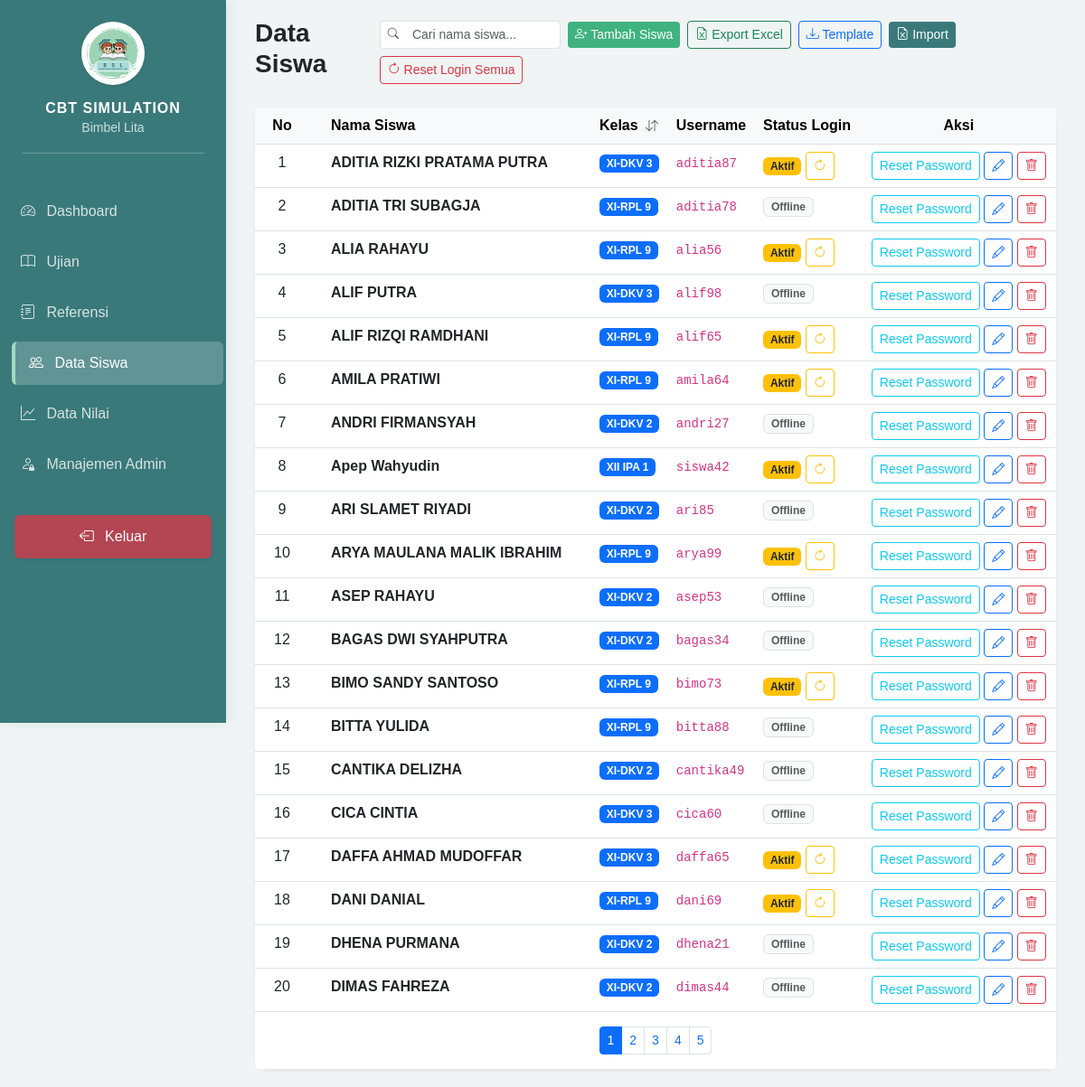
/admin/dashboard.php?page=students (signed in), run on an earlier commit of the app's database.
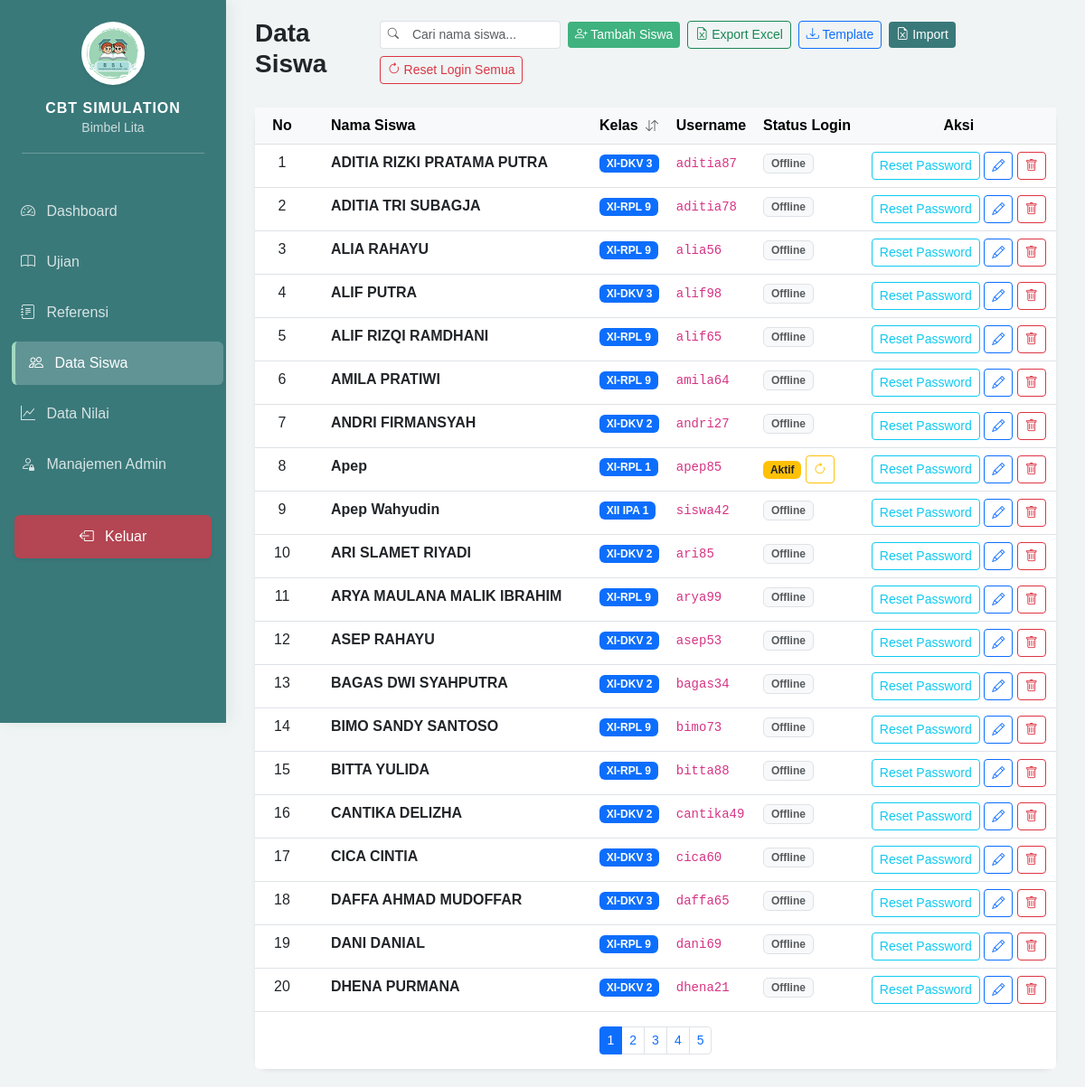
And on a later commit of the database.
### tables this page shows
CREATE TABLE `students` (
  `id` int NOT NULL,
  `username` varchar(50) NOT NULL,
  `password` varchar(255) NOT NULL,
  `full_name` varchar(100) DEFAULT NULL,
  `class` varchar(50) DEFAULT NULL,
  `is_logged_in` tinyint(1) DEFAULT '0',
  `last_login` datetime DEFAULT NULL,
  `created_at` timestamp NULL DEFAULT CURRENT_TIMESTAMP
);

### admin/modules/students/index.php (the view, shortened to what this page needs)
<?php
require_once '../config/database.php';
$stmt = $pdo->query("SELECT * FROM students ORDER BY full_name ASC");
$students = $stmt->fetchAll();
$nomor = 0;
?>
<div class="d-flex justify-content-between align-items-center mb-4">
    <h3 class="fw-bold">Data Siswa</h3>
    <div class="d-flex gap-2 align-items-center flex-wrap">
        <div class="input-group input-group-sm" style="width: 200px;">
            <span class="input-group-text bg-white border-end-0"><i class="bi bi-search text-muted small"></i></span>
            <input type="text" id="searchInput" class="form-control form-control-sm border-start-0" placeholder="Cari nama siswa...">
        </div>
        <button class="btn btn-sm btn-success" data-bs-toggle="modal" data-bs-target="#addSingleModal">
            <i class="bi bi-person-plus"></i> Tambah Siswa
        </button>
        <a href="modules/students/export.php" class="btn btn-sm btn-outline-success">
            <i class="bi bi-file-earmark-excel"></i> Export Excel
        </a>
        <button class="btn btn-sm btn-outline-primary" onclick="location.href='modules/students/download_template.php'">
            <i class="bi bi-download"></i> Template
        </button>
        <button class="btn btn-sm btn-primary" data-bs-toggle="modal" data-bs-target="#importModal">
            <i class="bi bi-file-earmark-excel"></i> Import
        </button>
        <a href="modules/students/process.php?action=reset_all_login" class="btn btn-sm btn-outline-danger"
           onclick="return confirm('Reset status login SEMUA siswa? Semua sesi aktif siswa akan diakhiri.')">
            <i class="bi bi-arrow-clockwise"></i> Reset Login Semua
        </a>
    </div>
</div>
<div class="card border-0 shadow-sm">
    <div class="card-body p-0">
        <div class="table-responsive">
            <table class="table table-hover mb-0" id="studentTable">
                <thead class="table-light">
                    <tr>
                        <th style="width: 60px;" class="text-center">No</th>
                        <th class="px-4">Nama Siswa</th>
                        <th style="cursor: pointer;" id="sortClass">
                            Kelas <i class="bi bi-arrow-down-up ms-1 small text-muted"></i>
                        </th>
                        <th>Username</th>
                        <th>Status Login</th>
                        <th class="text-center">Aksi</th>
                    </tr>
                </thead>
                <tbody id="tableBody">
                    <?php foreach ($students as $s): $nomor++; ?>
                    <tr class="student-row">
                        <td class="text-center nomor-urut"><?= $nomor ?></td>
                        <td class="px-4 fw-bold student-name"><?= htmlspecialchars($s['full_name']) ?></td>
                        <td><span class="badge bg-primary student-class"><?= htmlspecialchars($s['class'] ?? '-') ?></span></td>
                        <td><code><?= htmlspecialchars($s['username']) ?></code></td>
                        <td>
                            <?php if ($s['is_logged_in']): ?>
                                <span class="badge bg-warning text-dark">Aktif</span>
                                <a onclick="return confirm('Reset login siswa ini?')" href="modules/students/process.php?action=reset_login&id=<?= $s['id'] ?>" class="btn btn-sm btn-outline-warning" title="Reset Login Session">
                                    <i class="bi bi-arrow-clockwise"></i>
                                </a>
                            <?php else: ?>
                                <span class="badge bg-light text-muted border">Offline</span>
                            <?php endif; ?>
                        </td>
                        <td class="text-center">
                            <a href="modules/students/process.php?action=reset_password&id=<?= $s['id'] ?>" class="btn btn-sm btn-outline-info" title="Reset Password ke 123456" onclick="return confirm('Reset password siswa ini menjadi 123456?')">
                                Reset Password
                            </a>
                            <button class="btn btn-sm btn-outline-primary edit-btn"
                                    data-id="<?= $s['id'] ?>"
                                    data-name="<?= htmlspecialchars($s['full_name']) ?>"
                                    data-class="<?= htmlspecialchars($s['class'] ?? '') ?>"
                                    data-bs-toggle="modal"
                                    data-bs-target="#editModal"
                                    title="Edit Data">
                                <i class="bi bi-pencil"></i>
                            </button>
                            <a href="modules/students/process.php?action=delete&id=<?= $s['id'] ?>" class="btn btn-sm btn-outline-danger" onclick="return confirm('Hapus siswa ini?')">
                                <i class="bi bi-trash"></i>
                            </a>
                        </td>
                    </tr>
                    <?php endforeach; ?>
                </tbody>
            </table>
        </div>
    </div>
    <div class="card-footer bg-white border-0 py-3">
        <nav>
            <ul class="pagination pagination-sm justify-content-center mb-0" id="paginationControls"></ul>
        </nav>
    </div>
</div>

### includes/header.php (shortened to what this page needs)
<!DOCTYPE html>
<html lang="id">
<head>
    <link href="https://cdn.jsdelivr.net/npm/bootstrap@5.3.0/dist/css/bootstrap.min.css" rel="stylesheet">
    <link rel="stylesheet" href="https://cdn.jsdelivr.net/npm/bootstrap-icons@1.11.0/font/bootstrap-icons.css">
</head>
<body>
<div class="sidebar" id="sidebar">
    <div class="p-4 text-center">
        <img src="../assets/img/logo-bimbel.png" alt="Logo" class="rounded-circle bg-white p-1 mb-3 shadow-sm" style="width: 70px; height: 70px; object-fit: contain;">
        <h6 class="fw-bold mb-0" style="letter-spacing: 1px;">CBT SIMULATION</h6>
        <small class="opacity-75">Bimbel Lita</small>
        <hr class="bg-white opacity-25 mt-3">
    </div>
    <ul class="nav flex-column px-2">
        <li class="nav-item">
            <a href="dashboard.php" class="nav-link mb-2 rounded <?= !isset($_GET['page']) ? 'active' : '' ?>">
                <i class="bi bi-speedometer2 me-2"></i> Dashboard
            </a>
        </li>
        <li class="nav-item">
            <a href="dashboard.php?page=exams" class="nav-link mb-2 rounded <?= ($_GET['page'] ?? '') == 'exams' ? 'active' : '' ?>">
                <i class="bi bi-book me-2"></i> Ujian
            </a>
        </li>
        <li class="nav-item">
            <a href="dashboard.php?page=references" class="nav-link mb-2 rounded <?= ($_GET['page'] ?? '') == 'references' ? 'active' : '' ?>">
                <i class="bi bi-journal-text me-2"></i> Referensi
            </a>
        </li>
        <li class="nav-item">
            <a href="dashboard.php?page=students" class="nav-link mb-2 rounded <?= ($_GET['page'] ?? '') == 'students' ? 'active' : '' ?>">
                <i class="bi bi-people me-2"></i> Data Siswa
            </a>
        </li>
        <li class="nav-item">
            <a href="dashboard.php?page=scores" class="nav-link mb-2 rounded <?= ($_GET['page'] ?? '') == 'scores' ? 'active' : '' ?>">
                <i class="bi bi-graph-up me-2"></i> Data Nilai
            </a>
        </li>
        <li class="nav-item">
            <a href="dashboard.php?page=admins" class="nav-link mb-2 rounded <?= ($_GET['page'] ?? '') == 'admins' ? 'active' : '' ?>">
                <i class="bi bi-person-lock me-2"></i> Manajemen Admin
            </a>
        </li>
        <li class="nav-item mt-4">
            <a href="../logout.php" class="nav-link mb-2 rounded text-white bg-danger bg-opacity-75 mx-2 text-center shadow-sm">
                <i class="bi bi-box-arrow-left me-2"></i> Keluar
            </a>
        </li>
    </ul>
</div>
<div class="main-content">

### admin/dashboard.php (shortened to what this page needs)
<?php
require_once '../config/database.php';
include '../includes/header.php';
$page = $_GET['page'] ?? 'main';
?>
<div class="container-fluid">
    <?php
    switch ($page) {
        case 'students':
            include 'modules/students/index.php';
            break;
            ?>
            <?php
    }
    ?>
</div>
<?php include '../includes/footer.php'; ?>

### includes/footer.php (shortened to what this page needs)
</div> <script src="https://code.jquery.com/jquery-3.7.0.min.js"></script>
    <link href="https://cdn.jsdelivr.net/npm/quill@2.0.3/dist/quill.snow.css" rel="stylesheet">
</body>
</html>

### includes/header.php (style rules this page uses)
:root { --sidebar-width: 250px; --primary-teal: #3a797a; --mint-green: #a2d9c1; --mint-light: #f0fdf4; }
body { background-color: #f0f4f4; font-family: 'Poppins', sans-serif; }
.sidebar { width: var(--sidebar-width); height: 100vh; position: fixed; background: var(--primary-teal); color: white; transition: 0.3s; z-index: 1000; box-shadow: 4px 0 15px rgba(58, 121, 122, 0.1); }
.main-content { margin-left: var(--sidebar-width); transition: 0.3s; padding: 20px; }
.nav-link { color: rgba(255,255,255,0.8); font-weight: 500; padding: 12px 15px; margin-bottom: 5px; transition: all 0.2s; }
.nav-link:hover, .nav-link.active { color: white; background: rgba(255,255,255,0.15); transform: translateX(5px); }
.nav-link.active { border-left: 4px solid var(--mint-green); background: rgba(255,255,255,0.2); }
.card { border-radius: 15px; border: none; box-shadow: 0 5px 15px rgba(0,0,0,0.05); }
.btn-success { background-color: #3fb27f; border: none; }
.btn-primary { background-color: var(--primary-teal); border: none; }

What changed in the data, as far as the page shows it:
no longer on this page (row unchanged): students: full_name "DIMAS FAHREZA", class "XI-DKV 2", username "dimas44", is_logged_in "Offline"
changed students "ADITIA RIZKI PRATAMA PUTRA": is_logged_in "Aktif" → "Offline"
changed students "ALIA RAHAYU": is_logged_in "Aktif" → "Offline"
changed students "ALIF RIZQI RAMDHANI": is_logged_in "Aktif" → "Offline"
changed students "AMILA PRATIWI": is_logged_in "Aktif" → "Offline"
added students: full_name "Apep", class "XI-RPL 1", username "apep85"
changed students "Apep Wahyudin": is_logged_in "Aktif" → "Offline"
changed students "ARYA MAULANA MALIK IBRAHIM": is_logged_in "Aktif" → "Offline"
changed students "BIMO SANDY SANTOSO": is_logged_in "Aktif" → "Offline"
changed students "DAFFA AHMAD MUDOFFAR": is_logged_in "Aktif" → "Offline"
changed students "DANI DANIAL": is_logged_in "Aktif" → "Offline"
